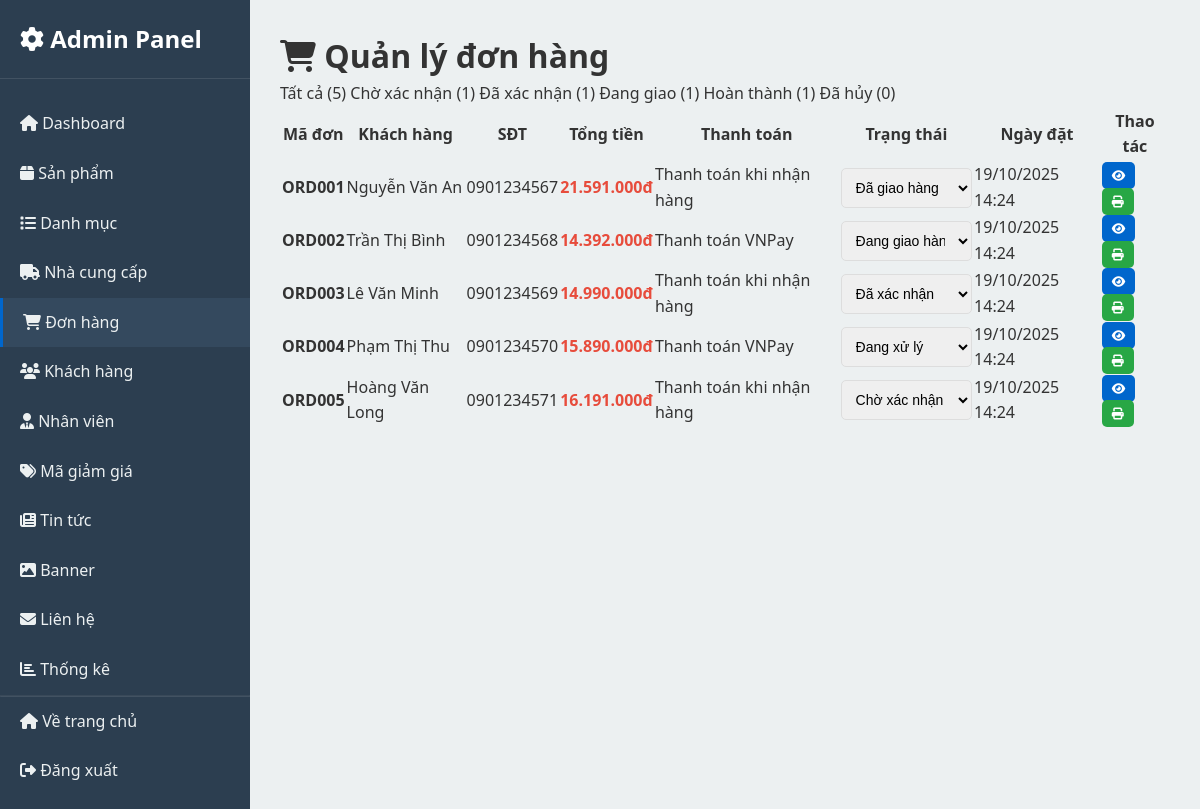
The app's page /admin/orders/index.php (signed in) with its own data.
### tables this page shows
CREATE TABLE orders (
    id INT PRIMARY KEY AUTO_INCREMENT,
    user_id INT,
    order_code VARCHAR(50) UNIQUE NOT NULL,
    customer_name VARCHAR(100) NOT NULL,
    customer_email VARCHAR(100),
    customer_phone VARCHAR(20) NOT NULL,
    customer_address TEXT NOT NULL,
    coupon_id INT,
    coupon_discount DECIMAL(15,2) DEFAULT 0,
    subtotal DECIMAL(15,2) NOT NULL,
    total DECIMAL(15,2) NOT NULL,
    payment_method ENUM('cod', 'vnpay') DEFAULT 'cod',
    payment_status ENUM('pending', 'paid', 'failed') DEFAULT 'pending',
    order_status ENUM('pending', 'confirmed', 'processing', 'shipping', 'delivered', 'cancelled') DEFAULT 'pending',
    note TEXT,
    created_at TIMESTAMP DEFAULT CURRENT_TIMESTAMP,
    updated_at TIMESTAMP DEFAULT CURRENT_TIMESTAMP ON UPDATE CURRENT_TIMESTAMP,
    FOREIGN KEY (user_id) REFERENCES users(id),
    FOREIGN KEY (coupon_id) REFERENCES coupons(id)
);

### models/Order.php (called while the page is built, shortened)
<?php
require_once __DIR__ . '/../includes/Database.php';
class Order {
    private $db;
    public function __construct() {
        $this->db = new Database();
    }
    public function getAllOrders($status = null, $limit = null, $offset = 0) {
        $sql = "SELECT o.*, u.username
                FROM orders o
                LEFT JOIN users u ON o.user_id = u.id";
        $params = [];
        $sql .= " ORDER BY o.created_at DESC";
        return $this->db->fetchAll($sql, $params);
    }
    public function countOrdersByStatus($status = null) {
        $sql = "SELECT COUNT(*) as total FROM orders";
        $params = [];
        if ($status) {
            $sql .= " WHERE order_status = ?";
            $params[] = $status;
        }
        $result = $this->db->fetchOne($sql, $params);
        return $result['total'] ?? 0;
    }
}
?>

### includes/Database.php (called while the page is built, shortened)
<?php
class Database {
    private $host = DB_HOST;
    private $db_name = DB_NAME;
    private $username = DB_USER;
    private $password = DB_PASS;
    private $charset = DB_CHARSET;
    private $conn = null;
    public function connect() {
        if ($this->conn !== null) {
            return $this->conn;
        }
        try {
            $dsn = "mysql:host={$this->host};dbname={$this->db_name};charset={$this->charset}";
            $options = [
                PDO::ATTR_ERRMODE => PDO::ERRMODE_EXCEPTION,
                PDO::ATTR_DEFAULT_FETCH_MODE => PDO::FETCH_ASSOC,
                PDO::ATTR_EMULATE_PREPARES => false,
            ];
            $this->conn = new PDO($dsn, $this->username, $this->password, $options);
            return $this->conn;
        } catch(PDOException $e) {
            die("Lỗi kết nối database: " . $e->getMessage());
        }
    }
    public function query($sql, $params = []) {
        try {
            $stmt = $this->connect()->prepare($sql);
            $stmt->execute($params);
            return $stmt;
        } catch(PDOException $e) {
            error_log("Database Query Error: " . $e->getMessage());
            return false;
        }
    }
    public function fetchAll($sql, $params = []) {
        $stmt = $this->query($sql, $params);
        return $stmt ? $stmt->fetchAll() : [];
    }
    public function fetchOne($sql, $params = []) {
        $stmt = $this->query($sql, $params);
        return $stmt ? $stmt->fetch() : null;
    }
}
?>

### includes/functions.php (called while the page is built, shortened)
<?php
function formatCurrency($amount) {
    return number_format($amount, 0, ',', '.') . 'đ';
}
function formatDate($date, $format = 'd/m/Y H:i') {
    return date($format, strtotime($date));
}
function getPaymentMethodText($method) {
    $methods = [
        'cod' => 'Thanh toán khi nhận hàng',
        'vnpay' => 'Thanh toán VNPay'
    ];
    return $methods[$method] ?? $method;
}
?>

### admin/orders/index.php (the view, shortened to what this page needs)
<?php
require_once __DIR__ . '/../../includes/Database.php';
require_once __DIR__ . '/../../includes/functions.php';
require_once __DIR__ . '/../../models/Order.php';
$orderModel = new Order();
$filterStatus = $_GET['status'] ?? null;
$orders = $orderModel->getAllOrders($filterStatus);
$activeMenu = 'orders';
include __DIR__ . '/../layout.php';
?>
            <h1><i class="fas fa-shopping-cart"></i> Quản lý đơn hàng</h1>
            <div class="filter-tabs">
                <a href="index.php" class="<?php echo !$filterStatus ? 'active' : ''; ?>">Tất cả (<?php echo $orderModel->countOrdersByStatus(); ?>)</a>
                <a href="?status=pending" class="<?php echo $filterStatus === 'pending' ? 'active' : ''; ?>">Chờ xác nhận (<?php echo $orderModel->countOrdersByStatus('pending'); ?>)</a>
                <a href="?status=confirmed" class="<?php echo $filterStatus === 'confirmed' ? 'active' : ''; ?>">Đã xác nhận (<?php echo $orderModel->countOrdersByStatus('confirmed'); ?>)</a>
                <a href="?status=shipping" class="<?php echo $filterStatus === 'shipping' ? 'active' : ''; ?>">Đang giao (<?php echo $orderModel->countOrdersByStatus('shipping'); ?>)</a>
                <a href="?status=delivered" class="<?php echo $filterStatus === 'delivered' ? 'active' : ''; ?>">Hoàn thành (<?php echo $orderModel->countOrdersByStatus('delivered'); ?>)</a>
                <a href="?status=cancelled" class="<?php echo $filterStatus === 'cancelled' ? 'active' : ''; ?>">Đã hủy (<?php echo $orderModel->countOrdersByStatus('cancelled'); ?>)</a>
            </div>
            <div class="data-table">
                <table>
                    <thead>
                        <tr>
                            <th>Mã đơn</th>
                            <th>Khách hàng</th>
                            <th>SĐT</th>
                            <th>Tổng tiền</th>
                            <th>Thanh toán</th>
                            <th>Trạng thái</th>
                            <th>Ngày đặt</th>
                            <th>Thao tác</th>
                        </tr>
                    </thead>
                    <tbody>
                        <?php foreach ($orders as $order): ?>
                        <tr>
                            <td><strong><?php echo $order['order_code']; ?></strong></td>
                            <td><?php echo htmlspecialchars($order['customer_name']); ?></td>
                            <td><?php echo htmlspecialchars($order['customer_phone']); ?></td>
                            <td><strong style="color: #e74c3c;"><?php echo formatCurrency($order['total']); ?></strong></td>
                            <td><?php echo getPaymentMethodText($order['payment_method']); ?></td>
                            <td>
                                <form method="POST" style="display: inline;">
                                    <select name="status" class="form-control" onchange="if(confirm('Cập nhật trạng thái?')) this.form.submit()">
                                        <option value="pending" <?php echo $order['order_status'] === 'pending' ? 'selected' : ''; ?>>Chờ xác nhận</option>
                                        <option value="confirmed" <?php echo $order['order_status'] === 'confirmed' ? 'selected' : ''; ?>>Đã xác nhận</option>
                                        <option value="processing" <?php echo $order['order_status'] === 'processing' ? 'selected' : ''; ?>>Đang xử lý</option>
                                        <option value="shipping" <?php echo $order['order_status'] === 'shipping' ? 'selected' : ''; ?>>Đang giao hàng</option>
                                        <option value="delivered" <?php echo $order['order_status'] === 'delivered' ? 'selected' : ''; ?>>Đã giao hàng</option>
                                    </select>
                                </form>
                            </td>
                            <td><?php echo formatDate($order['created_at'], 'd/m/Y H:i'); ?></td>
                            <td>
                                <a href="detail.php?id=<?php echo $order['id']; ?>" class="btn btn-sm btn-primary" title="Chi tiết">
                                    <i class="fas fa-eye"></i>
                                </a>
                                <a href="print.php?id=<?php echo $order['id']; ?>" class="btn btn-sm btn-success" target="_blank" title="In đơn">
                                    <i class="fas fa-print"></i>
                                </a>
                            </td>
                        </tr>
                        <?php endforeach; ?>
                    </tbody>
                </table>
            </div>
        </main>
    </div>
</body>
</html>

### admin/layout.php (shortened to what this page needs)
<?php
$isSubDir = strpos($_SERVER['SCRIPT_NAME'], '/admin/') !== false &&
            substr_count($_SERVER['SCRIPT_NAME'], '/', strpos($_SERVER['SCRIPT_NAME'], '/admin/')) > 1;
$baseUrl = $isSubDir ? '../' : '';
?>
<!DOCTYPE html>
<html lang="vi">
<head>
    <link rel="stylesheet" href="<?php echo $baseUrl; ?>../assets/css/style.css">
    <link rel="stylesheet" href="https://cdnjs.cloudflare.com/ajax/libs/font-awesome/6.4.0/css/all.min.css">
</head>
<body>
<div class="admin-layout">
    <aside class="admin-sidebar">
        <h2><i class="fas fa-cog"></i> Admin Panel</h2>
        <ul class="admin-menu">
            <li><a href="<?php echo $baseUrl; ?>index.php" class="<?php if(isset($activeMenu) && $activeMenu=='dashboard') echo 'active';?>"><i class="fas fa-home"></i> Dashboard</a></li>
            <li><a href="<?php echo $baseUrl; ?>products/index.php" class="<?php if(isset($activeMenu) && $activeMenu=='products') echo 'active';?>"><i class="fas fa-box"></i> Sản phẩm</a></li>
            <li><a href="<?php echo $baseUrl; ?>categories/index.php" class="<?php if(isset($activeMenu) && $activeMenu=='categories') echo 'active';?>"><i class="fas fa-list"></i> Danh mục</a></li>
            <li><a href="<?php echo $baseUrl; ?>suppilers/index.php" class="<?php if(isset($activeMenu) && $activeMenu=='suppliers') echo 'active';?>"><i class="fas fa-truck"></i> Nhà cung cấp</a></li>
            <li><a href="<?php echo $baseUrl; ?>orders/index.php" class="<?php if(isset($activeMenu) && $activeMenu=='orders') echo 'active';?>"><i class="fas fa-shopping-cart"></i> Đơn hàng</a></li>
            <li><a href="<?php echo $baseUrl; ?>user/customers.php" class="<?php if(isset($activeMenu) && $activeMenu=='customers') echo 'active';?>"><i class="fas fa-users"></i> Khách hàng</a></li>
            <li><a href="<?php echo $baseUrl; ?>user/staff.php" class="<?php if(isset($activeMenu) && $activeMenu=='staff') echo 'active';?>"><i class="fas fa-user-tie"></i> Nhân viên</a></li>
            <li><a href="<?php echo $baseUrl; ?>coupons/index.php" class="<?php if(isset($activeMenu) && $activeMenu=='coupons') echo 'active';?>"><i class="fas fa-tags"></i> Mã giảm giá</a></li>
            <li><a href="<?php echo $baseUrl; ?>news/index.php" class="<?php if(isset($activeMenu) && $activeMenu=='news') echo 'active';?>"><i class="fas fa-newspaper"></i> Tin tức</a></li>
            <li><a href="<?php echo $baseUrl; ?>banners/index.php" class="<?php if(isset($activeMenu) && $activeMenu=='banners') echo 'active';?>"><i class="fas fa-image"></i> Banner</a></li>
            <li><a href="<?php echo $baseUrl; ?>contacts/index.php" class="<?php if(isset($activeMenu) && $activeMenu=='contacts') echo 'active';?>"><i class="fas fa-envelope"></i> Liên hệ</a></li>
            <li><a href="<?php echo $baseUrl; ?>statistics/index.php" class="<?php if(isset($activeMenu) && $activeMenu=='statistics') echo 'active';?>"><i class="fas fa-chart-bar"></i> Thống kê</a></li>
            <li><hr style="border-color: rgba(255,255,255,0.1);"></li>
            <li><a href="../index.php"><i class="fas fa-home"></i> Về trang chủ</a></li>
            <li><a href="../customer/logout.php"><i class="fas fa-sign-out-alt"></i> Đăng xuất</a></li>
        </ul>
    </aside>
    <main class="admin-content">

### assets/css/style.css (style rules this page uses)
* { margin: 0; padding: 0; box-sizing: border-box; }
:root { --primary-color: #0066cc; --secondary-color: #ff6b35; --success-color: #28a745; --danger-color: #dc3545; --warning-color: #ffc107; --info-color: #17a2b8; --dark-color: #333; --light-color: #f8f9fa; --border-color: #ddd; --shadow: 0 2px 10px rgba(0,0,0,0.1); }
body { font-family: 'Segoe UI', Tahoma, Geneva, Verdana, sans-serif; line-height: 1.6; color: var(--dark-color); background: #fff; }
a { text-decoration: none; color: inherit; transition: all 0.3s ease; }
.btn { flex: 1; padding: 10px; border: none; border-radius: 5px; cursor: pointer; font-weight: 500; transition: all 0.3s ease; }
.form-control { width: 100%; padding: 10px; border: 1px solid var(--border-color); border-radius: 5px; outline: none; font-size: 14px; }
.btn-primary { background: var(--primary-color); color: #fff; }
.btn-success { background: var(--success-color); color: #fff; }
.btn-sm { padding: 5px 10px; font-size: 12px; }

### admin/layout.php (style rules this page uses)
.admin-layout { display: grid; grid-template-columns: 250px 1fr; min-height: 100vh; }
.admin-sidebar { background: #2c3e50; color: #fff; padding: 20px 0; }
.admin-sidebar h2 { padding: 0 20px 20px; border-bottom: 1px solid rgba(255,255,255,0.1); margin-bottom: 20px; }
.admin-menu { list-style: none; }
.admin-menu li a { display: block; padding: 12px 20px; color: #ecf0f1; transition: all 0.3s; }
.admin-menu li a:hover, .admin-menu li a.active { background: #34495e; border-left: 3px solid var(--primary-color); }
.admin-content { padding: 30px; background: #ecf0f1; }

### records on screen
orders: order_code "ORD001", customer_name "Nguyễn Văn An", customer_phone "0901234567", total "21.591.000đ", payment_method "Thanh toán khi nhận hàng", status "Đã giao hàng", created_at "19/10/2025 14:24"
orders: order_code "ORD002", customer_name "Trần Thị Bình", customer_phone "0901234568", total "14.392.000đ", payment_method "Thanh toán VNPay", status "Đang giao hàng", created_at "19/10/2025 14:24"
orders: order_code "ORD003", customer_name "Lê Văn Minh", customer_phone "0901234569", total "14.990.000đ", payment_method "Thanh toán khi nhận hàng", status "Đã xác nhận", created_at "19/10/2025 14:24"
orders: order_code "ORD004", customer_name "Phạm Thị Thu", customer_phone "0901234570", total "15.890.000đ", payment_method "Thanh toán VNPay", status "Đang xử lý", created_at "19/10/2025 14:24"
orders: order_code "ORD005", customer_name "Hoàng Văn Long", customer_phone "0901234571", total "16.191.000đ", payment_method "Thanh toán khi nhận hàng", status "Chờ xác nhận", created_at "19/10/2025 14:24"

### other values on screen
$orderModel->countOrdersByStatus() "5"
$orderModel->countOrdersByStatus('pending') "1"
$orderModel->countOrdersByStatus('confirmed') "1"
$orderModel->countOrdersByStatus('shipping') "1"
$orderModel->countOrdersByStatus('delivered') "1"
$orderModel->countOrdersByStatus('cancelled') "0"
